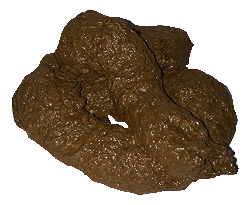
#> input picture Paster/Shit.png, 250 x 205 px, given as the content of the folder Images, which was not available
$ python LargeScalePaste.py
#> lines starting #> are read from the running program, lines starting #| are printed output that depends on the picture; pictures that were not available may be replaced by others from this repository, and a replacement may not be noted
# Applies a piece of shit to the image at a random location and scale
# Has functions to:
#   convert the images to jpegs
#   them into clean 250x250 pics
#   List dimensions of stuff
#   Within a directory:
#       Add a picture of a shit to all found images
#       Add a your own image to all found images

import datetime
import os
import pathlib
import random
import sys
import time

import oschmod  # I'm having wierd file permmission issues
import PIL
from PIL import Image
import numpy as np

np.set_printoptions(threshold=sys.maxsize)


# Turn everything in given directory to a jpg (used to counter an issue with color depth)
# InPlace, changes the original images
# DeleteFailure deletes files that are perieved as corrupted (anything that throws an error)
# [102 lines left out: functions Convert2JPG, ResizePics, Resize, PrintDimensions, not called in this run]


# add shit randomly to each pic in directory
def Shit(_Directory,InPlace=False,DeleteFailure=False):
#> called with _Directory = 'Images', InPlace = False, DeleteFailure = False
    count = 1
    directory = pathlib.Path(_Directory)
    print(f'Reading from: {directory}')
    random.seed(datetime.datetime.now().second)
    imglist = os.listdir(directory)

    # make dir to store new images
    if not os.path.exists(f'{directory}\\shitpics') and not InPlace:
        print(f'Making shitty folder at:\n {directory}\\shitpics')
        os.mkdir(f'{directory}\\shitpics')

    for i, pic in enumerate(imglist):
        if not os.path.isfile(str(directory/pic)):  # skip folders
            print(f'{pic} is not a file')
            continue

        print(f'/______________________________________/{pic}/______________________________________/')
        # load the images
        print(f'Loading image: {directory}\\{pic}')

        try:
            NFTimg = Image.open(f'{directory}\\{pic}')
#> NFTimg is the input picture: PIL image 250x205 RGBA; mean R, G, B, A 46.8, 32.5, 16.4, 145.6
        except:
            print(f'File data Corrupted or invalid. Skipping {pic}')
            if DeleteFailure:
                os.remove(pathlib.Path.joinpath(directory/NFTimg))
            continue

        print(f'Loading poop image')
        shtimg = Image.open('Shit.png')  # should be saved where this .py file is

        # apply rotations and scaling
        print(f'transforming poop image')
        shtimg = shtimg.rotate(random.randint(0, 359))
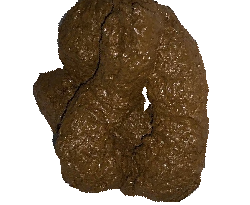
#> shtimg: PIL image 250x205 RGBA; mean R, G, B, A 45.2, 31.3, 15.6, 140.2; transparent parts drawn white
        shtimg = shtimg.resize((random.randint(50, 100), random.randint(50, 100)))
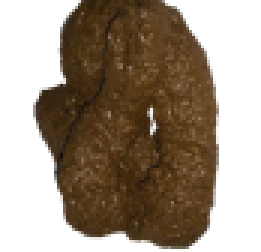
#> shtimg: PIL image 87x84 RGBA (shown 3 times larger); mean R, G, B, A 47.1, 32.9, 16.9, 140.2; transparent parts drawn white

        print(shtimg.size)
#| (87, 84)
        xpos = random.randint(10, (NFTimg.size[0])-shtimg.size[0])
#> xpos = 43
        ypos = random.randint(10, (NFTimg.size[1])-shtimg.size[1])
#> ypos = 57

        # paste the shit on at a random location. uses itself as a mask to keep transparency
        NFTimg.paste(shtimg, (xpos,ypos), shtimg)
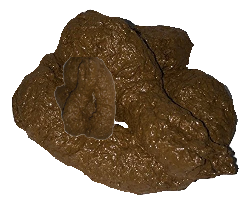
#> NFTimg: PIL image 250x205 RGBA; mean R, G, B, A 47.2, 32.9, 16.9, 145.5; transparent parts drawn white

        # folder for these shitty fucking images
        print(f'Saving Result')
        if not InPlace:
            NFTimg.save(f'{directory}\\shitpics\\{count}.png')  # save in new folder
        else:
            NFTimg.save(pathlib.Path.joinpath(directory/NFTimg))
        count += 1

    print('FINISHED SHITTING')


# add shits many times
# [111 lines left out: functions RepeatShit, ApplyImageToDir, ShitAllOver, not called in this run]


if __name__ == '__main__':
    # Make pngs good 1ST
    #print('Wrong main')
    Shit(r'Images')
    #Convert2JPG(r'Images',InPlace=True,DeleteFailure=True)
    #ResizePics('Images',500,500)
    #PrintDimensions('Images')
